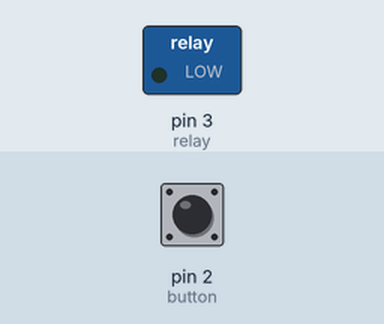
Simulated run of this sketch. Board: Arduino Uno, built with avr-gcc and run on an emulated ATmega328P. On the bench: switched loads named in the sketch (green lamp = pin HIGH). Dashed ring = blinking. The test bench sets the inputs (shaded band); at power-on: pin 2 (button) LOW.

Above: at 1.2 s.
1.3 s: pin 2 (button) pulled HIGH for 1 s
At 1.75 s:
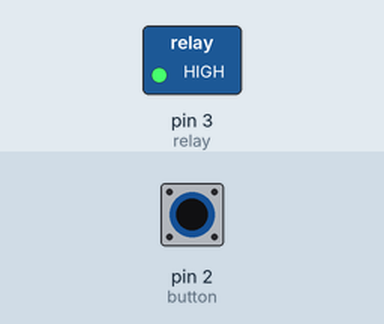
4.0 s: pin 2 (button) pulled HIGH for 0.15 s
At 5.1 s:
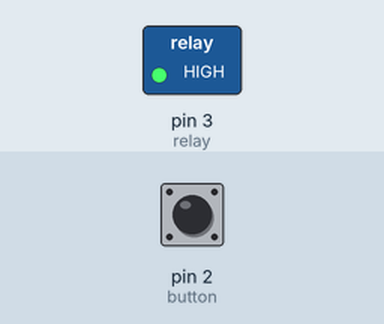
5.8 s: pin 2 (button) pulled HIGH for 3.2 s
At 10.0 s:
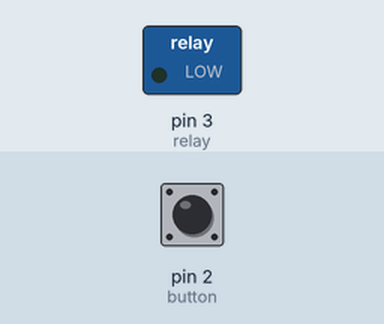
Timing chart, 0 to 11.5 s (numbered marks = the images above; inputs shaded):
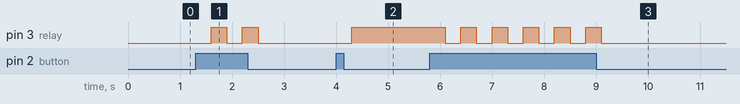

The sketch:

Single_Button_Controlled_Relay.ino
```cpp
/*===============SINGLE BUTTON CONTROLLED RELAY==================
  Dibuat Oleh Tim Digiware
  ===============================================================
  Konfigurasi Pin:
  |------------------------------------------------|
  |                            | Arduino Base HAT  |
  |------------------------------------------------|
  |Grove - Relay               |         D3        |
  |Grove - Button              |         D2        |
  |------------------------------------------------|
*/

#define button 2
#define relay 3
int count;

void setup() {

  pinMode(button, INPUT);
  pinMode(relay, OUTPUT);
  Serial.begin(9600);

}

void loop() {

  int val = digitalRead(button);

  if(val == 1)
  {
    count++;
    delay(300);

    if(count == 1)
    {
      digitalWrite(relay, 1);
    }

    if(count == 2)
    {
      digitalWrite(relay, 0);
      count = 0;
    }
  }


}
```

Measured:
- after the input at 1.3 s, pin 3 (relay): alternates HIGH for 0.30 s and LOW for 0.30 s, 4 changes in all, then stays LOW, starting after 0.30 s
- after the input at 4.0 s, pin 3 (relay): LOW → HIGH after 0.30 s
- after the input at 5.8 s, pin 3 (relay): alternates HIGH for 0.30 s and LOW for 0.30 s, 11 changes in all, then stays LOW, starting after 0.30 s
